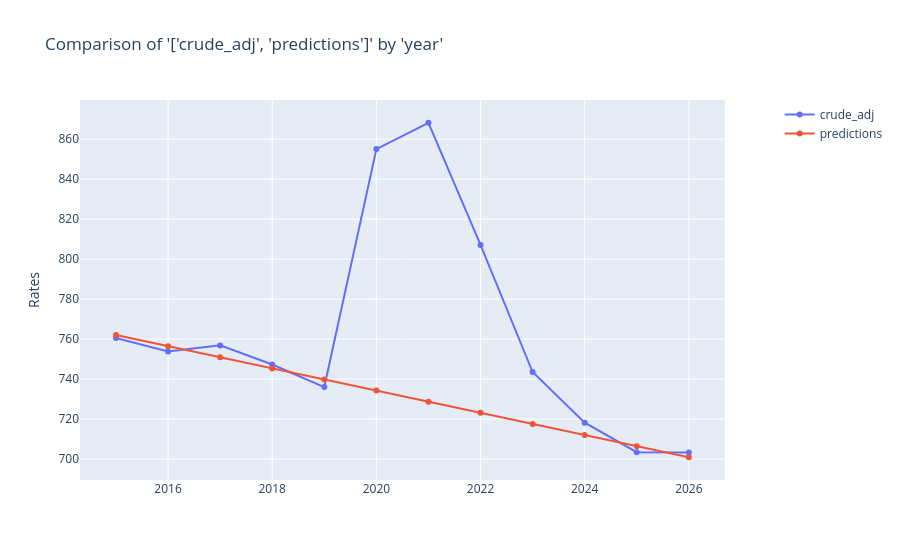

Notebook code cell kept with this figure:
### Code cell
charters.compare_rates(
    df=test_df[test_df[CATEGORY_COL] == "total"],
    x_axis="year",
    rates=["crude_adj", "predictions"],
    display=True,
)

### Figure 1 — Plotly figure (JSON) as saved in the notebook; plotly's stock layout.template omitted (floating-point values rounded to 4 significant figures)
{"data": [{"mode": "lines+markers", "name": "crude_adj", "type": "scatter", "x": [2015, 2016, 2017, 2018, 2019, 2020, 2021, 2022, 2023, 2024, 2025, 2026], "xaxis": "x", "y": [760.5, 753.8, 756.8, 747.3, 736.0, 855.0, 868.2, 807.1, 743.5, 718.1, 703.4, 703.3], "yaxis": "y"}, {"mode": "lines+markers", "name": "predictions", "type": "scatter", "x": [2015, 2016, 2017, 2018, 2019, 2020, 2021, 2022, 2023, 2024, 2025, 2026], "xaxis": "x", "y": [762.0, 756.5, 750.9, 745.3, 739.8, 734.2, 728.7, 723.1, 717.6, 712.0, 706.4, 700.9], "yaxis": "y"}], "layout": {"title": {"text": "Comparison of '['crude_adj', 'predictions']' by 'year'"}, "xaxis": {"anchor": "y", "domain": [0, 0.94]}, "yaxis": {"anchor": "x", "domain": [0, 1], "title": {"text": "Rates"}, "type": "-"}, "yaxis2": {"anchor": "x", "overlaying": "y", "side": "right"}}}
